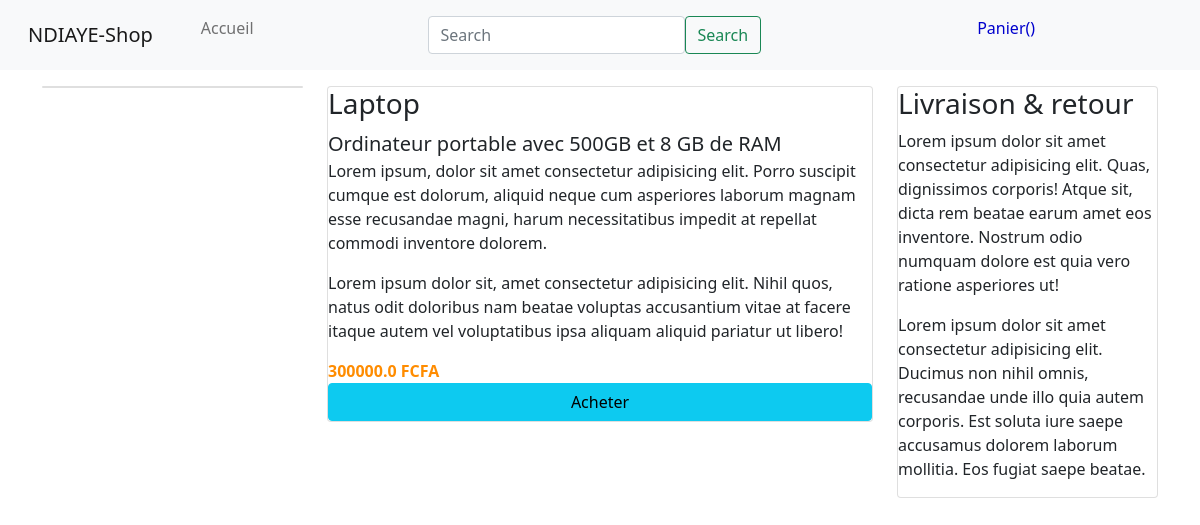
Screenshot of /show/4/ with the database file from the repository.
### shop/models.py (models this page shows, shortened)
class Produit(models.Model):
	titre = models.CharField(max_length=200)
	price = models.FloatField()
	description = models.TextField()
	categorie = models.ForeignKey(Categorie,related_name='categorie',on_delete=models.CASCADE)
	image = models.CharField(max_length=500)
	date_ajout = models.DateTimeField(auto_now_add=True)
	class Meta:
		ordering = ['-date_ajout']

### shop/views.py (the view)
# urls.py: path('show/<int:id>/',views.detail_view,name='show'),
def detail_view(request,id):
	produit = Produit.objects.get(id=id)
	context = {'produit':produit}
	return render(request,'shop/show.html',context)

### templates/shop/show.html (shortened to what this page needs)
{% extends 'shop/base.html' %}
{% block content %}
<div class="container">
	<div class="row mt-3">
            <div class="col-lg-3">
                <div class="card">
                </div>
            </div>
            <div class="col-lg-6">
                <div class="card">
                    <div class="h3">{{ produit.titre }}</div>
                    <div class="lead">{{ produit.description }}</div>
                    <p>Lorem ipsum, dolor sit amet consectetur adipisicing elit. Porro suscipit cumque est dolorum, aliquid neque cum asperiores laborum magnam esse recusandae magni, harum necessitatibus impedit at repellat commodi inventore dolorem.</p>
                    <p>Lorem ipsum dolor sit, amet consectetur adipisicing elit. Nihil quos, natus odit doloribus nam beatae voluptas accusantium vitae at facere itaque autem vel voluptatibus ipsa aliquam aliquid pariatur ut libero!</p>
                    <div  style="color: darkorange;"><strong>{{ produit.price }} FCFA</strong></div>
                    <div style="float: right;" class="btn btn-info">Acheter</div>
                </div>
            </div>
            <div class="col-lg-3">
                <div class="card">
                    <h3>Livraison & retour</h3>
                    <p>Lorem ipsum dolor sit amet consectetur adipisicing elit. Quas, dignissimos corporis! Atque sit, dicta rem beatae earum amet eos inventore. Nostrum odio numquam dolore est quia vero ratione asperiores ut!</p>
                    <p>Lorem ipsum dolor sit amet consectetur adipisicing elit. Ducimus non nihil omnis, recusandae unde illo quia autem corporis. Est soluta iure saepe accusamus dolorem laborum mollitia. Eos fugiat saepe beatae.</p>
                </div>
            </div>
	</div>
</div>
{% endblock  %}

### rows the page displays
Produit: titre "Laptop", description "Ordinateur portable avec 500GB et 8 GB de RAM", price "300000.0"
